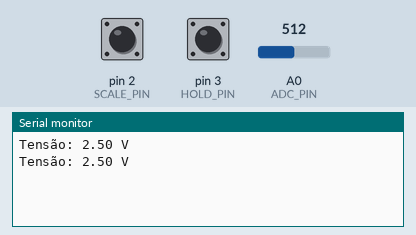
Bench run of a sketch on a simulated Arduino Uno, built with avr-gcc and run on an emulated ATmega328P. On the bench: the last lines printed to the serial monitor. Inputs (shaded band) come from the test bench; at power-on: pin 2 (SCALE_PIN) HIGH, pin 3 (HOLD_PIN) HIGH, A0 (ADC_PIN) = 512.

Above: at 1.3 s.
1.4 s: pin 2 (SCALE_PIN) pulled LOW for 0.15 s
At 2.4 s:
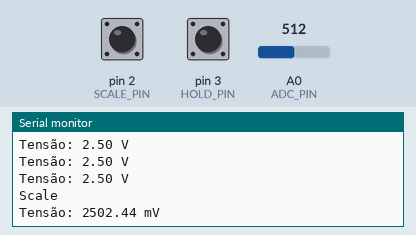
3.5 s: pin 3 (HOLD_PIN) pulled LOW for 0.15 s
At 4.9 s:
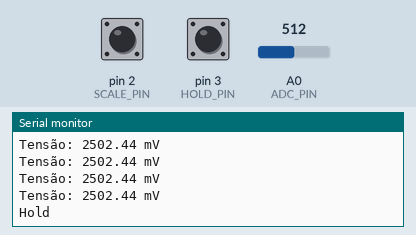

The sketch:

voltimetro.ino
```cpp
#include <TimerOne.h>
#include <cppQueue.h>

const int SCALE_PIN = 2;
const int HOLD_PIN = 3;
const int ADC_PIN = 0;
const float VCC = 5.0;
const float ADC_TOP = 1023.0;

int scale;
int hold;
int adc;
float voltage;
long next_isr[2];

typedef void (*TaskFunction)();  // Definindo um tipo de função de tarefa

// Fila de Funções usando cppQueue
cppQueue taskQueue(sizeof(TaskFunction), 10, FIFO);  // Fila FIFO com capacidade para 10 tarefas

// Função para adicionar tarefas na fila
void addTask(TaskFunction task) {
  taskQueue.push(&task);  // Adiciona a tarefa na fila
}

// Função para executar as tarefas da fila
void executeTasks() {
  TaskFunction task;
  while (!taskQueue.isEmpty()) {
    taskQueue.pop(&task);  // Retira a tarefa da fila
    task();                // Executa a tarefa
  }
}

// Função para tratar o repique
void trata_repique(int pin)
{
  detachInterrupt(digitalPinToInterrupt(pin));
  next_isr[pin-2] = micros() + 20000;  // 20 ms para debounce
}

// Função para verificar e reabilitar as interrupções após repique
void verifica_isrs()
{
  if (micros() >= next_isr[0]) {
    attachInterrupt(digitalPinToInterrupt(SCALE_PIN), scale_isr, RISING);
  }
  if (micros() >= next_isr[1]) {
    attachInterrupt(digitalPinToInterrupt(HOLD_PIN), hold_isr, RISING);
  }
}

// Função de interrupção para o botão Scale
void scale_isr()
{
  Serial.println("Scale");
  scale = !scale;  // Alterna entre Volts e miliVolts
  trata_repique(SCALE_PIN);
}

// Função de interrupção para o botão Hold
void hold_isr()
{
  Serial.println("Hold");
  hold = !hold;  // Alterna entre atualizar ou segurar
  trata_repique(HOLD_PIN);
}

// Função chamada pelo Timer1 a cada 500ms para realizar leituras e atualizar a saída
void timerCallback()
{
  addTask(le_entradas);    // Adiciona a tarefa de leitura na fila
  addTask(processa_tensao);  // Adiciona a tarefa de processamento da tensão na fila
  addTask(atualiza_saidas);  // Adiciona a tarefa de atualização da saída na fila
}

// Função para ler o valor do ADC (média de 10 leituras)
void le_entradas()
{
  long soma = 0;
  for (int i = 0; i < 10; i++) {
    soma += analogRead(ADC_PIN);
    delay(1);
  }
  adc = soma / 10;  // Média das 10 leituras
}

// Função para processar a tensão com base no valor lido do ADC
void processa_tensao()
{
  voltage = adc * (VCC / ADC_TOP);  // Converte para Volts

  if (scale == 1)  // Se o botão Scale estiver ativo, converte para miliVolts
  {
    voltage = voltage * 1000;
  }
}

// Função para atualizar as saídas via Serial, com base no estado de Hold
void atualiza_saidas()
{
  if (hold == 0)  // Só atualiza se o botão Hold não estiver ativado
  {
    Serial.print("Tensão: ");
    Serial.print(voltage);
    if (scale == 1) {
      Serial.println(" mV");
    } else {
      Serial.println(" V");
    }
  }
}

void setup()
{
  pinMode(SCALE_PIN, INPUT_PULLUP);  // Configura o botão Scale como entrada com pull-up
  pinMode(HOLD_PIN, INPUT_PULLUP);   // Configura o botão Hold como entrada com pull-up
  Serial.begin(9600);  // Inicializa a comunicação Serial

  scale = 0;  // Inicia com Volts
  hold = 0;   // Inicia com atualização ativa

  attachInterrupt(digitalPinToInterrupt(SCALE_PIN), scale_isr, RISING);
  attachInterrupt(digitalPinToInterrupt(HOLD_PIN), hold_isr, RISING);

  // Configura o Timer1 para chamar a função a cada 500ms
  Timer1.initialize(500000);  // 500 ms = 500000 µs
  Timer1.attachInterrupt(timerCallback);
}

void loop()
{
  verifica_isrs();  // Verifica se deve reabilitar as interrupções
  executeTasks();   // Executa as tarefas da fila
}
```

Measured:
- after the input at 1.4 s, the serial monitor: prints a new line after 0.15 s (image 1)
- after the input at 3.5 s, the serial monitor: prints a new line after 0.15 s (image 2)
